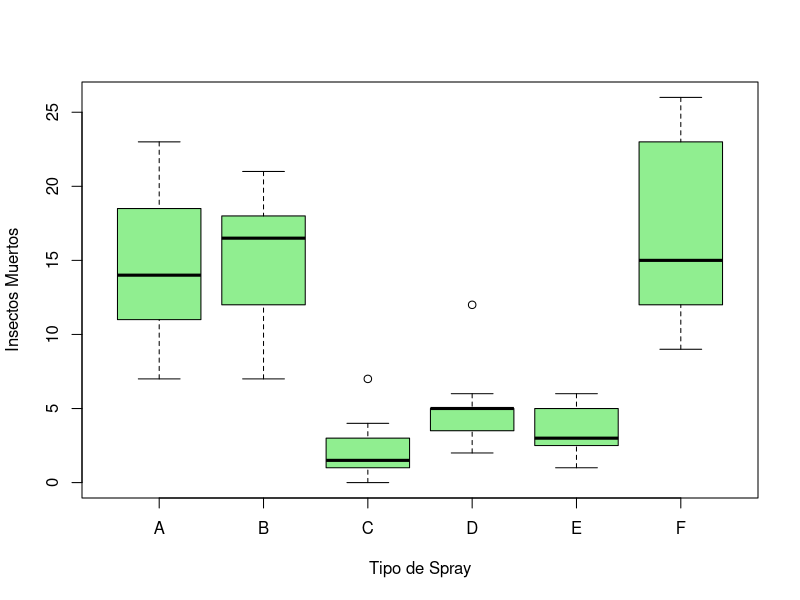

R code for this plot:
## ---- chunk 1
data = InsectSprays
head(data)
## ---- chunk 2
str(data)
## ---- chunk 3
by(data$count, data$spray, FUN = summary)
## ---- chunk 4
aggregate(count~spray, data = data, FUN = sd)
## ---- chunk 5
boxplot(count~spray, data = data, col = "lightgreen",
        xlab= "Tipo de Spray", ylab= "Insectos Muertos")
